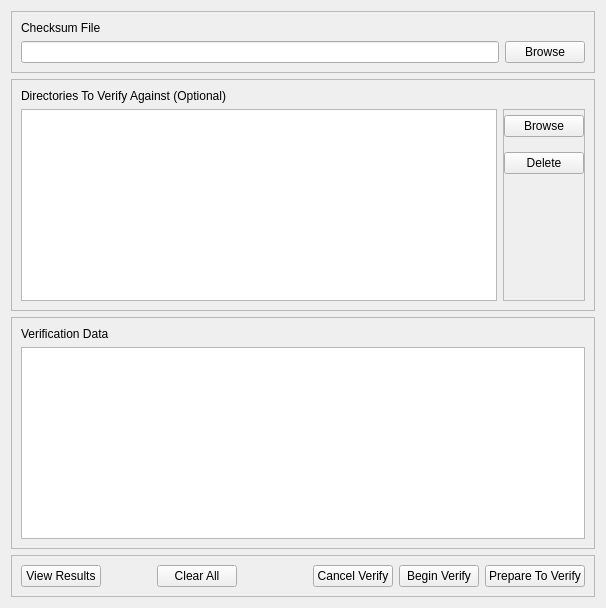
          <widget class="QWidget" name="page03_01">
           <layout class="QGridLayout" name="gridLayout_13">
            <item row="0" column="0">
             <widget class="QFrame" name="frame03_03">
              <property name="sizePolicy">
               <sizepolicy hsizetype="Preferred" vsizetype="Maximum">
                <horstretch>0</horstretch>
                <verstretch>0</verstretch>
               </sizepolicy>
              </property>
              <property name="frameShape">
               <enum>QFrame::StyledPanel</enum>
              </property>
              <property name="frameShadow">
               <enum>QFrame::Raised</enum>
              </property>
              <layout class="QGridLayout" name="gridLayout_8">
               <item row="2" column="0">
                <widget class="QLineEdit" name="lineEdit_selectVerifyFile01">
                 <property name="placeholderText">
                  <string/>
                 </property>
                </widget>
               </item>
               <item row="2" column="1">
                <widget class="QPushButton" name="pushButton_browse03">
                 <property name="text">
                  <string>Browse</string>
                 </property>
                </widget>
               </item>
               <item row="1" column="0">
                <widget class="QLabel" name="label_browseVerify01">
                 <property name="text">
                  <string>&lt;html&gt;&lt;head/&gt;&lt;body&gt;&lt;p&gt;Checksum File&lt;/p&gt;&lt;/body&gt;&lt;/html&gt;</string>
                 </property>
                </widget>
               </item>
              </layout>
             </widget>
            </item>
            <item row="1" column="0">
             <widget class="QFrame" name="frame03_01">
              <property name="frameShape">
               <enum>QFrame::StyledPanel</enum>
              </property>
              <property name="frameShadow">
               <enum>QFrame::Raised</enum>
              </property>
              <layout class="QGridLayout" name="gridLayout_22">
               <item row="0" column="0">
                <widget class="QLabel" name="label_dirsToVerify01">
                 <property name="text">
                  <string>&lt;html&gt;&lt;head/&gt;&lt;body&gt;&lt;p&gt;Directories To Verify Against (Optional)&lt;/p&gt;&lt;/body&gt;&lt;/html&gt;</string>
                 </property>
                </widget>
               </item>
               <item row="3" column="1">
                <widget class="QFrame" name="frame03_02">
                 <property name="frameShape">
                  <enum>QFrame::StyledPanel</enum>
                 </property>
                 <property name="frameShadow">
                  <enum>QFrame::Raised</enum>
                 </property>
                 <layout class="QVBoxLayout" name="verticalLayout_2">
                  <property name="spacing">
                   <number>10</number>
                  </property>
                  <property name="leftMargin">
                   <number>0</number>
                  </property>
                  <property name="topMargin">
                   <number>0</number>
                  </property>
                  <property name="rightMargin">
                   <number>0</number>
                  </property>
                  <property name="bottomMargin">
                   <number>120</number>
                  </property>
                  <item>
                   <widget class="QPushButton" name="pushButton_browseDirs02">
                    <property name="text">
                     <string>Browse</string>
                    </property>
                   </widget>
                  </item>
                  <item>
                   <widget class="QPushButton" name="pushButton_deleteDirs02">
                    <property name="text">
                     <string>Delete</string>
                    </property>
                   </widget>
                  </item>
                 </layout>
                </widget>
               </item>
               <item row="3" column="0">
                <widget class="QListWidget" name="listWidget_verifyAgainst01"/>
               </item>
              </layout>
             </widget>
            </item>
            <item row="2" column="0">
             <widget class="QFrame" name="frame03_04">
              <property name="frameShape">
               <enum>QFrame::StyledPanel</enum>
              </property>
              <property name="frameShadow">
               <enum>QFrame::Raised</enum>
              </property>
              <layout class="QGridLayout" name="gridLayout_26">
               <item row="1" column="0">
                <widget class="QTextBrowser" name="textBrowser_prepareVerify01">
                 <property name="placeholderText">
                  <string/>
                 </property>
                </widget>
               </item>
               <item row="0" column="0">
                <widget class="QLabel" name="label_verifyData01">
                 <property name="text">
                  <string>&lt;html&gt;&lt;head/&gt;&lt;body&gt;&lt;p&gt;Verification Data&lt;/p&gt;&lt;/body&gt;&lt;/html&gt;</string>
                 </property>
                </widget>
               </item>
              </layout>
             </widget>
            </item>
            <item row="3" column="0">
             <widget class="QFrame" name="frame03_05">
              <property name="frameShape">
               <enum>QFrame::StyledPanel</enum>
              </property>
              <property name="frameShadow">
               <enum>QFrame::Raised</enum>
              </property>
              <layout class="QHBoxLayout" name="horizontalLayout_5">
               <item>
                <widget class="QPushButton" name="pushButton_viewResults01">
                 <property name="text">
                  <string>View Results</string>
                 </property>
                </widget>
               </item>
               <item>
                <spacer name="horizontalSpacer">
                 <property name="orientation">
                  <enum>Qt::Horizontal</enum>
                 </property>
                 <property name="sizeType">
                  <enum>QSizePolicy::Preferred</enum>
                 </property>
                 <property name="sizeHint" stdset="0">
                  <size>
                   <width>50</width>
                   <height>20</height>
                  </size>
                 </property>
                </spacer>
               </item>
               <item>
                <widget class="QPushButton" name="pushButton_clearAll01">
                 <property name="text">
                  <string>Clear All</string>
                 </property>
                </widget>
               </item>
               <item>
                <spacer name="horizontalSpacer_2">
                 <property name="orientation">
                  <enum>Qt::Horizontal</enum>
                 </property>
                 <property name="sizeType">
                  <enum>QSizePolicy::Preferred</enum>
                 </property>
                 <property name="sizeHint" stdset="0">
                  <size>
                   <width>70</width>
                   <height>20</height>
                  </size>
                 </property>
                </spacer>
               </item>
               <item>
                <widget class="QPushButton" name="pushButton_cancelVerify01">
                 <property name="text">
                  <string>Cancel Verify</string>
                 </property>
                </widget>
               </item>
               <item>
                <widget class="QPushButton" name="pushButton_Verify01">
                 <property name="text">
                  <string>Begin Verify</string>
                 </property>
                </widget>
               </item>
               <item>
                <widget class="QPushButton" name="pushButton_prepareVerify01">
                 <property name="text">
                  <string>Prepare To Verify</string>
                 </property>
                </widget>
               </item>
              </layout>
             </widget>
            </item>
           </layout>
          </widget>
